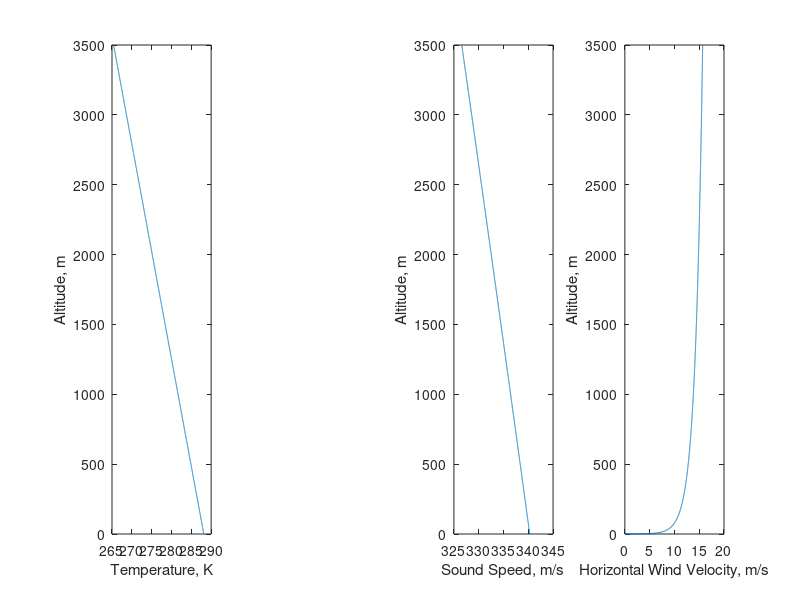

MATLAB code for this plot: (Note: this script raises an error after producing the figure.)
%%
% FINAL PROJECT: AIRCRAFT NOISE RAY TRACING 3D
% AA201B STANFORD SPRING 2023
% ROBERT COLLINS

%% SETUP
clear; 
% close all;

%% SIMULATION PARAMETERS
dz = 1; % m
dt = 0.01; %s

z_range = [0, 3500]; %m
x_range = [-5000, 5000]; %m
y_range = [-5000, 5000];
t_max = 600; %s

% 
n_rays_ele = 50;
n_rays_azi = 1;

min_ele_deg = -90;
max_ele_deg = 90;

min_ele = deg2rad(min_ele_deg);
max_ele = deg2rad(max_ele_deg);
min_azi = 0;
max_azi = 0;

use_rk4 = 1;

% source location
r_0 = [0,0,500];

%% PHYSICAL PARAMETERS
% Physical Constants
%   Schafer and Vorlander
% temperature gradient
T_0 = 288.15; % Reference sea level temperature, K
L_b = 0.0065; % Temperature lapse rate, K/m

gamma= 1.4; % adiabatic index
R = 287.058; % molar gas constant, dry air, m2/s2

% velocity gradient
% https://en.wikipedia.org/wiki/Log_wind_profile
% https://en.wikipedia.org/wiki/Wind_profile_power_law

% Karman Constant
kar = 0.40; 

% Surface roughness, m 
% https://en.wikipedia.org/wiki/Roughness_length
z_0 = 0.1; 

% Friction velocity, m/s
%   Schafer and Vorlander
v_s = 0.6;

%% DEFINE ENVIRONMENT
z = linspace(z_range(1), z_range(2), (diff(z_range))/dz + 1)';
t = linspace(0, t_max, (t_max)/dt + 1)';

round2zlim = @(ii_z)(min(max(ii_z,1), size(z,1)));

% temperature profile
T = T_0 - L_b * z;

% velocity profile
% TODO: ADD POWER LAW ABOVE ~1000M?
vx= v_s/kar .* log(z/z_0);
vx(z<z_0) = 0;

v = [vx, zeros(size(vx))]; % x, y

% sound speed profile
c = sqrt(gamma * R * T);
% c = -sawtooth(2*pi*z/max(z), 1/2)*10 + 350;
% c = 343*ones(size(z));

% compute derivatives of profiles
v_dz = [diff(v,1,1)/dz; zeros(1,2)];
c_dz = [diff(c)/dz; 0];

%% INITIAL PLOTTING
% Plot environmental profile
figure(1); clf;
subplot(1,4,1)
plot(T,z)
xlabel('Temperature, K')
ylabel('Altitude, m')

subplot(1,4,3)
plot(c,z)
xlabel('Sound Speed, m/s')
ylabel('Altitude, m')

subplot(1,4,4)
plot(vx,z)
xlabel('Horizontal Wind Velocity, m/s')
ylabel('Altitude, m')

%% RAY TRACE
% ray angle rel2 positive x
la_ele = linspace(min_ele, max_ele, n_rays_ele);
la_azi = linspace(min_azi, max_azi, n_rays_azi);

n_rays = n_rays_ele * n_rays_azi;
la = zeros(n_rays_ele*n_rays_azi, 4);
ii_ray = 1;
for ii_theta = 1:n_rays_ele
    for ii_phi = 1:n_rays_azi
        la(ii_ray,:) = [la_ele(ii_theta), la_azi(ii_phi), ii_theta, ii_phi];
        ii_ray = ii_ray +1;
    end
end

r = zeros(size(t,1), 3, n_rays);
max_ii_t = repmat(size(t,1), n_rays,1);
%r(1,:,:,:) = repmat(r_0, 1, 1, n_rays_theta, n_rays_phi);

tic 
for ii_ray = 1:n_rays    
    [r(:,:,ii_ray), max_ii_t(ii_ray)]= raytrace_rac( ...
        dt, size(t,1), dz, r_0, la(ii_ray,1), la(ii_ray,2), z, v, c ...
        );
end
toc

cmap = parula(n_rays_ele);
figure(2); clf; hold on
ax = gca();
axis equal
view([1 1 1])
xlabel('x')
ylabel('y')
zlabel('z')
colormap(cmap)
cb = colorbar();
dele = (max_ele - min_ele)/(n_rays_ele-1);
clim([min_ele, max_ele])
% cb.Ticks = la_ele;
cb.TickLabels = compose("%0.2fº", rad2deg(cb.Ticks));
ylabel(cb, 'Ray Launch Elevation')

for ii_ray = 1:n_rays
    plot3(ax, ...
            r(1:max_ii_t(ii_ray), 1, ii_ray),...
            r(1:max_ii_t(ii_ray), 2, ii_ray),...
            abs(r(1:max_ii_t(ii_ray), 3, ii_ray)),...
            'Color', cmap(la(ii_ray,3),:)...
            );
        pause(0.01)
end
view([0,-1,0])
